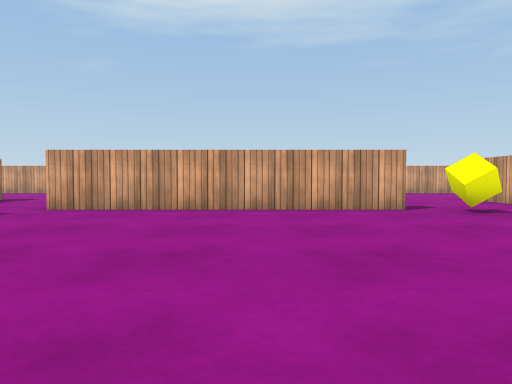
[1] (above)

22 first-person views from a walk through a 3-D level made in the Unity game engine. The camera is 0.51 m above the floor, tilts 2° down and sees 70° across. The floor is counted in squares, 1 m on a side. Each view is taken from the middle of a square. On the plan, view 1 faces up. The plan holds only what a view shows up to about 9 squares ahead; the rest is blank. The player character is not drawn. Surface patterns are stand-ins for the level's own textures.

[2]
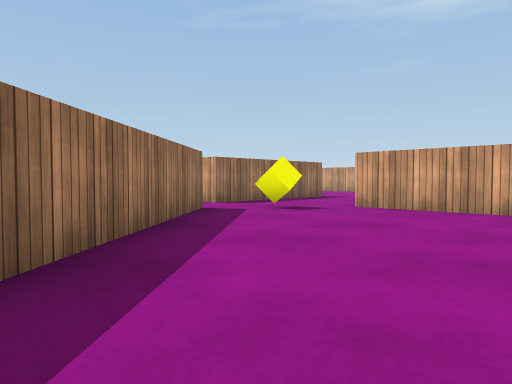

[3]
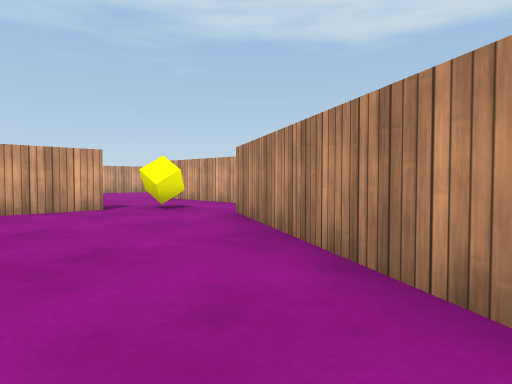

[4]
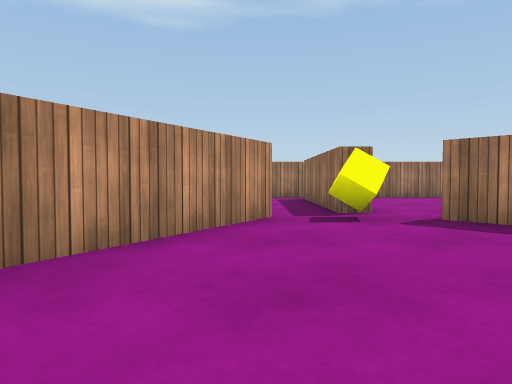

[5]
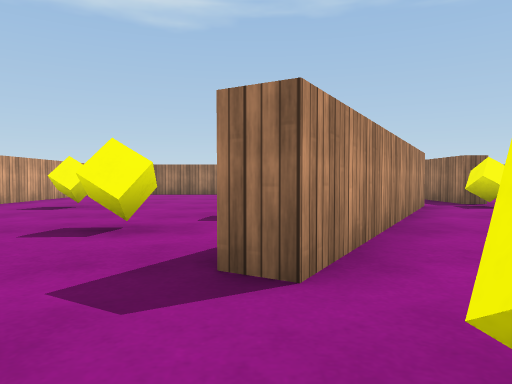

[6]
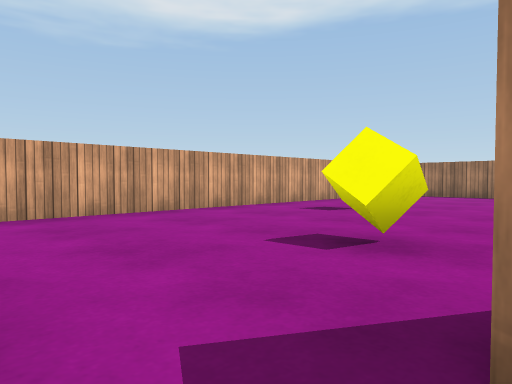

[7]
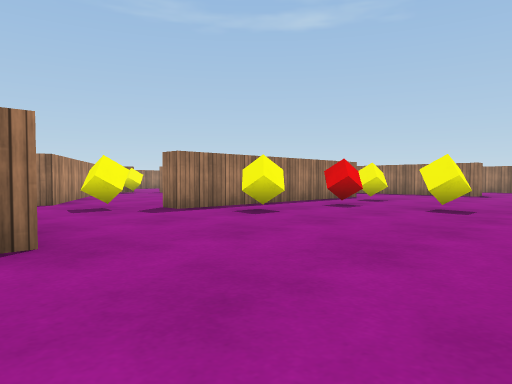

[8]
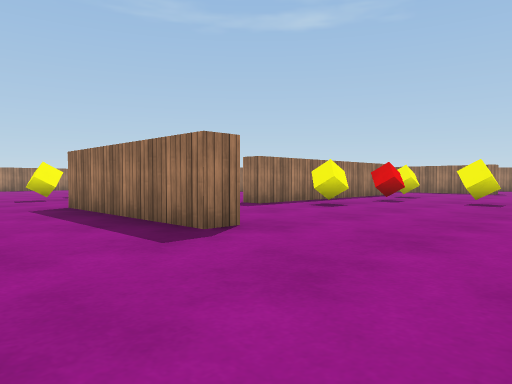

[9]
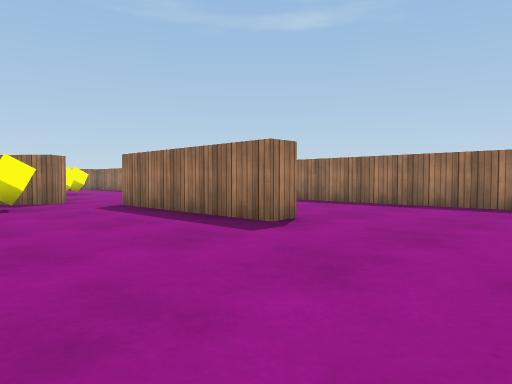

[10]
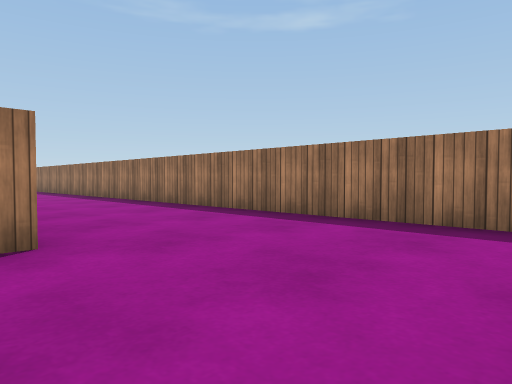

[11]
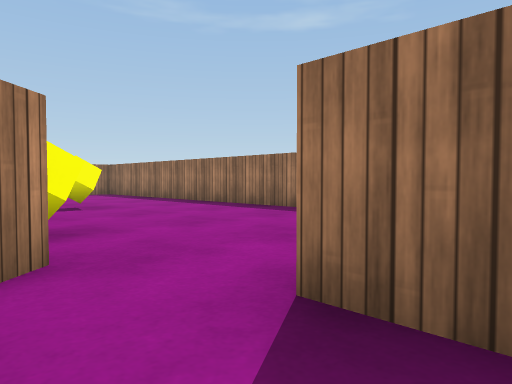

[12]
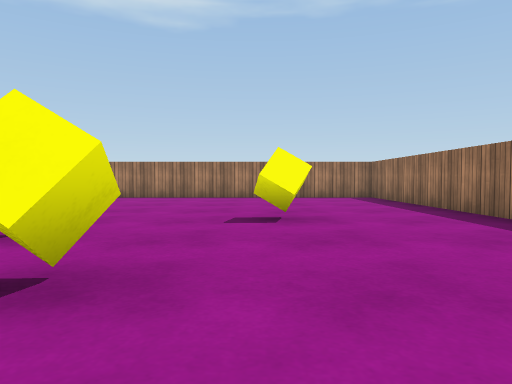

[13]
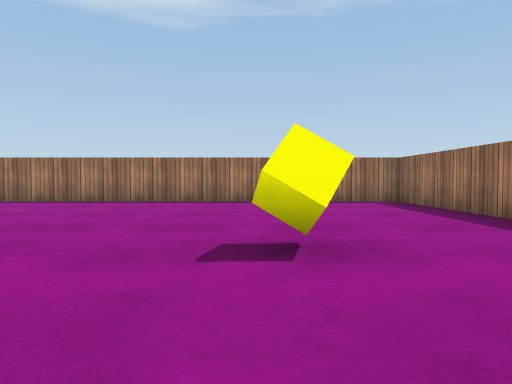

[14]
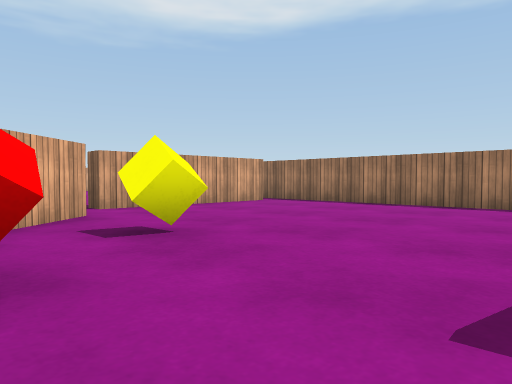

[15]
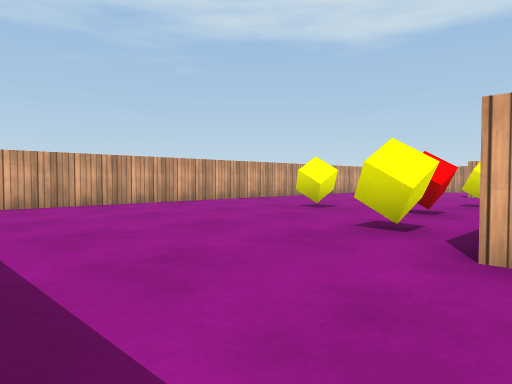

[16]
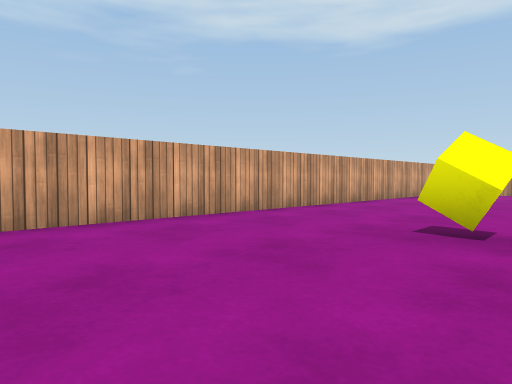

[17]
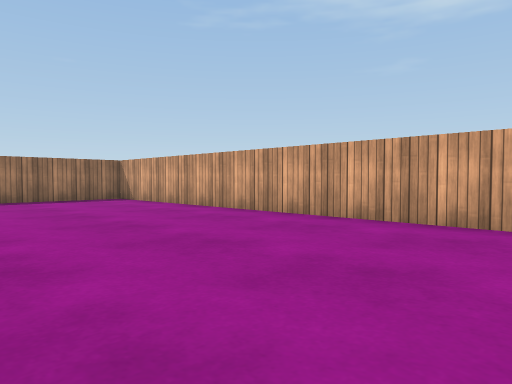

[18]
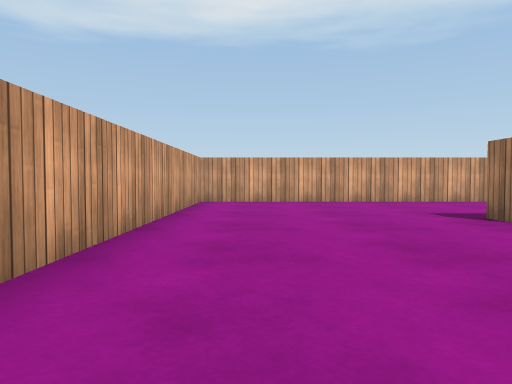

[19]
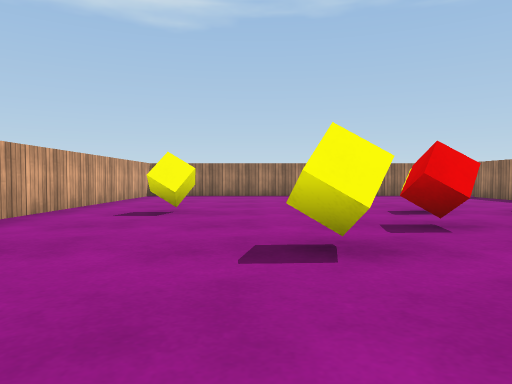

[20]
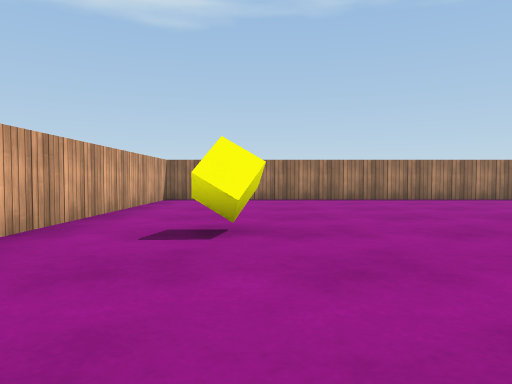

[21]
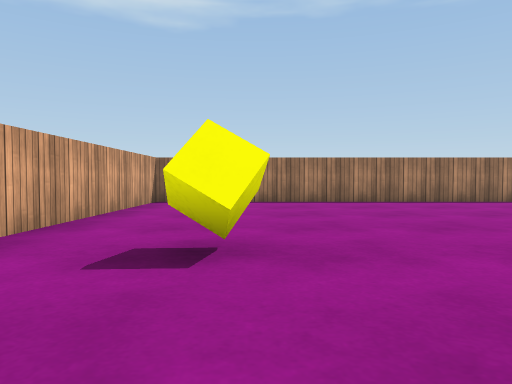

[22]
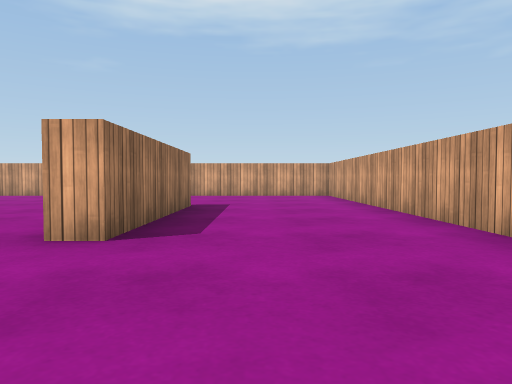

### Floor plan
Ten units are one square. View 1 is at (0, 0); x grows to the right and y downward. Boxes are objects, and circles mark ways between rooms. Rooms are numbered by the first view taken in them; rooms with no view inside come last. Other rooms are left out.
<svg viewBox="-108 -137 205 205">
<path fill="none" stroke="#000" d="M8 10 38 -42 42 -40M25 -66 25 -61 -25 -61M-45 -30 -13 7M-8 15 -3 15 -3 25M-25 -61 -35 -61M-14 -66 25 -66M-57 -36 -53 -39 -45 -30M-69 -90 -63 -90 -63 -50 -68 -50M-17 10 -25 0M-103 -19 -103 63 -88 63M-3 25 -3 50M53 -59 53 -82M51 -90 57 -90 57 -50 52 -50M-103 -125 -103 -35M-8 55 -8 15M11 63 70 63M-72 63 -11 63M92 62 92 -132 -95 -132"/>
<rect x="-5" y="5" width="10" height="10" fill="#bbb"><title>yellow cube</title></rect>
<rect x="25" y="-65" width="10" height="10" fill="#bbb"><title>yellow cube</title></rect>
<rect x="-75" y="5" width="10" height="10" fill="#bbb"><title>yellow cube</title></rect>
<rect x="-65" y="-25" width="10" height="10" fill="#bbb"><title>yellow cube</title></rect>
<rect x="-55" y="-15" width="10" height="10" fill="#bbb"><title>red cube</title></rect>
<rect x="-45" y="5" width="10" height="10" fill="#bbb"><title>yellow cube</title></rect>
<rect x="-45" y="-55" width="10" height="10" fill="#bbb"><title>yellow cube</title></rect>
<rect x="-25" y="-85" width="10" height="10" fill="#bbb"><title>yellow cube</title></rect>
<rect x="-15" y="-85" width="10" height="10" fill="#bbb"><title>red cube</title></rect>
<rect x="-15" y="-105" width="10" height="10" fill="#bbb"><title>yellow cube</title></rect>
<rect x="15" y="-85" width="10" height="10" fill="#bbb"><title>yellow cube</title></rect>
<rect x="25" y="5" width="10" height="10" fill="#bbb"><title>other object</title></rect>
<rect x="35" y="-15" width="10" height="10" fill="#bbb"><title>red cube</title></rect>
<rect x="45" y="-25" width="10" height="10" fill="#bbb"><title>yellow cube</title></rect>
<rect x="65" y="5" width="10" height="10" fill="#bbb"><title>yellow cube</title></rect>
<circle cx="-25" cy="-45" r="3" fill="#2a7"/>
<circle cx="-5" cy="15" r="3" fill="#2a7"/>
<circle cx="35" cy="-60" r="3" fill="#2a7"/>
<text x="0" y="-30">1</text>
<text x="-30" y="-50">2</text>
</svg>
Room 1 opens to room 2.

Where each view was taken, in squares from view 1:
view 1: 0 up, 0 right, facing up
view 2: 0 up, 0 right, facing up-left
view 3: 0 up, 0 right, facing up-right
view 4: 4 up, 1 right, facing down
view 5: 6 up, 4 right, facing down
view 6: 5 up, 4 right, facing down-right
view 7: 12 up, 6 right, facing down-left
view 8: 12 up, 8 right, facing down-left
view 9: 12 up, 3 left, facing down-left
view 10: 12 up, 6 left, facing down-left
view 11: 6 up, 5 left, facing down-left
view 12: 4 up, 7 left, facing down
view 13: 2 up, 7 left, facing down
view 14: 1 up, 7 left, facing down-right
view 15: 6 up, 6 left, facing up-right
view 16: 9 up, 4 left, facing up-right
view 17: 9 up, 1 left, facing up-left
view 18: 12 up, 1 right, facing right
view 19: 5 up, 6 right, facing down
view 20: 3 up, 7 right, facing down
view 21: 2 up, 7 right, facing down
view 22: 2 up, 7 right, facing up
